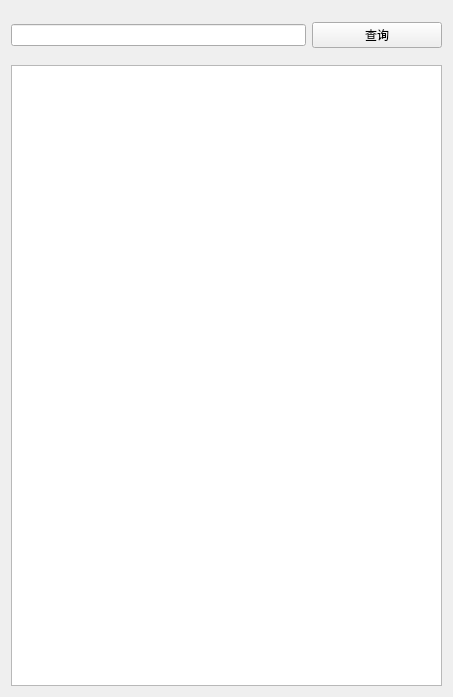
<?xml version="1.0" encoding="UTF-8"?>
<ui version="4.0">
 <class>ipClass</class>
 <widget class="QMainWindow" name="ipClass">
  <property name="geometry">
   <rect>
    <x>0</x>
    <y>0</y>
    <width>453</width>
    <height>697</height>
   </rect>
  </property>
  <property name="windowTitle">
   <string>IP地址查询</string>
  </property>
  <property name="windowIcon">
   <iconset theme="QIcon::ThemeIcon::DocumentOpenRecent"/>
  </property>
  <widget class="QWidget" name="centralWidget">
   <layout class="QGridLayout" name="gridLayout">
    <item row="0" column="0">
     <layout class="QVBoxLayout" name="verticalLayout">
      <item>
       <widget class="QWidget" name="widget" native="true">
        <property name="maximumSize">
         <size>
          <width>16777215</width>
          <height>50</height>
         </size>
        </property>
        <layout class="QHBoxLayout" name="horizontalLayout">
         <property name="leftMargin">
          <number>0</number>
         </property>
         <property name="rightMargin">
          <number>0</number>
         </property>
         <item>
          <widget class="QLineEdit" name="lineEdit"/>
         </item>
         <item>
          <widget class="QPushButton" name="pushButton">
           <property name="minimumSize">
            <size>
             <width>130</width>
             <height>0</height>
            </size>
           </property>
           <property name="text">
            <string>查询</string>
           </property>
          </widget>
         </item>
        </layout>
       </widget>
      </item>
      <item>
       <widget class="QTextEdit" name="textEdit">
        <property name="font">
         <font>
          <pointsize>11</pointsize>
         </font>
        </property>
        <property name="focusPolicy">
         <enum>Qt::FocusPolicy::NoFocus</enum>
        </property>
        <property name="lineWidth">
         <number>4</number>
        </property>
       </widget>
      </item>
     </layout>
    </item>
   </layout>
  </widget>
 </widget>
 <layoutdefault spacing="6" margin="11"/>
 <resources>
  <include location="ip.qrc"/>
 </resources>
 <connections/>
</ui>
